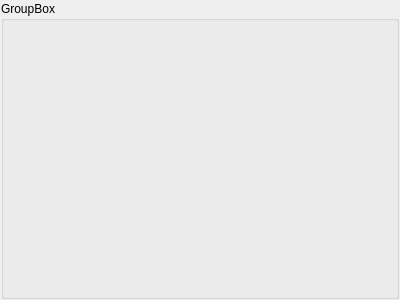
<?xml version="1.0" encoding="UTF-8"?>
<ui version="4.0">
 <class>Form</class>
 <widget class="QWidget" name="Form">
  <property name="geometry">
   <rect>
    <x>0</x>
    <y>0</y>
    <width>400</width>
    <height>300</height>
   </rect>
  </property>
  <property name="windowTitle">
   <string>Form</string>
  </property>
  <layout class="QVBoxLayout" name="verticalLayout">
   <property name="leftMargin">
    <number>1</number>
   </property>
   <property name="topMargin">
    <number>1</number>
   </property>
   <property name="rightMargin">
    <number>1</number>
   </property>
   <property name="bottomMargin">
    <number>1</number>
   </property>
   <item>
    <widget class="QGroupBox" name="group_box">
     <property name="title">
      <string>GroupBox</string>
     </property>
     <layout class="QVBoxLayout" name="verticalLayout_2">
      <property name="spacing">
       <number>0</number>
      </property>
     </layout>
    </widget>
   </item>
  </layout>
 </widget>
 <resources/>
 <connections/>
</ui>
